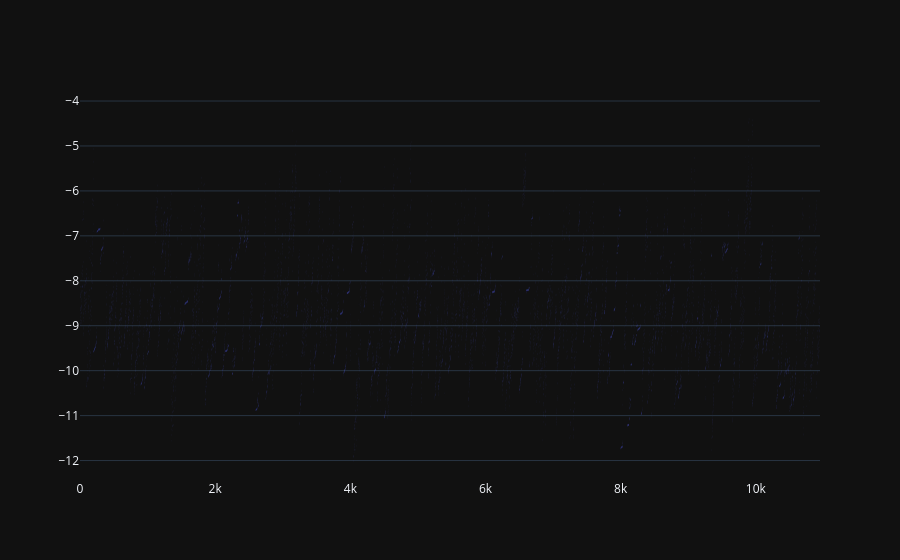

Source (notebook cell):
### Code cell
fig = go.Figure()
fig.add_trace( (go.Violin(x=resultsAll.index, y= resultsAll.energy)))


fig.show()
img
# ax.errorbar(testDataSet.index, (testDataSet["mean_energy"]),(testDataSet["std_e_energy"]),  linestyle='None', marker='^')
#
# fig.align_xlabels(range(len(testDataSet)))
# # plt.errorbar(testDataSet["MurckoScaffold"], testDataSet["mean_rmsd"],testDataSet["std_e_rmsd"] ,  linestyle='None', marker='x')
# plt.show()

### Figure 1 — Plotly figure (JSON) as saved in the notebook; plotly's stock layout.template omitted (floating-point values rounded to 4 significant figures; data arrays with more than 128 entries replaced by an {"elided": "..."} marker saying what was removed)
{"data": [{"x": {"elided": "10950 int values"}, "y": {"elided": "10950 float values"}, "type": "violin"}], "layout": {}}
